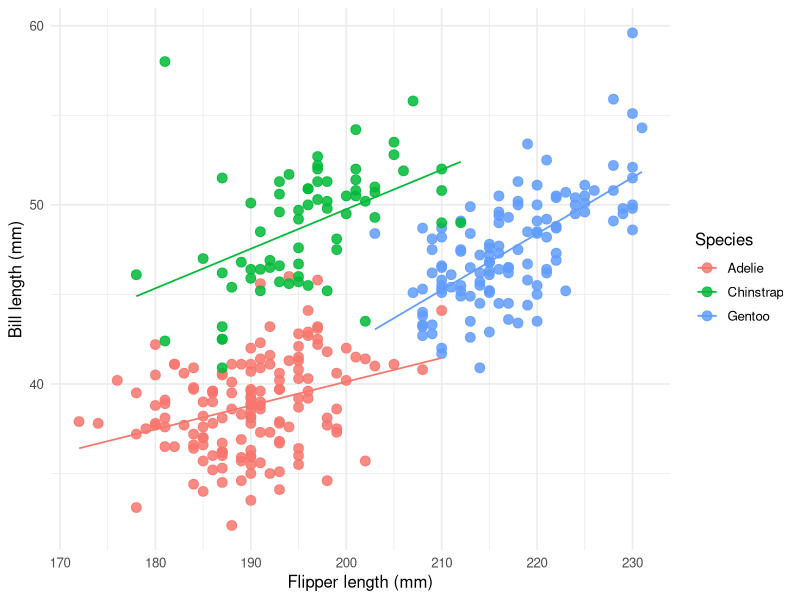

Generate this figure with R: (Note: this script raises an error after producing the figure.)
## ---- chunk 1
#| label: fig-penguins
#| fig-cap: "Bill length vs flipper length by species (palmerpenguins)."
#| fig-width: 6
#| fig-height: 4

library(ggplot2)

ggplot(
  palmerpenguins::penguins,
  aes(x = flipper_length_mm, y = bill_length_mm, colour = species)
) +
  geom_point(size = 3, alpha = 0.85) +
  geom_smooth(method = "lm", se = FALSE, linewidth = 0.6) +
  labs(
    x = "Flipper length (mm)",
    y = "Bill length (mm)",
    colour = "Species"
  ) +
  theme_minimal(base_size = 12)
## ---- chunk 2
#| echo: true
#| code-fold: false

library(dplyr)

palmerpenguins::penguins |>
  count(species) |>
  rename(Sp = species)
## ---- chunk 3
#| echo: true
#| code-fold: false
palmerpenguins::penguins |>
  dplyr::filter(species == "Adelie") |>
  dplyr::select(island, bill_length_mm, flipper_length_mm, body_mass_g) |>
  head(5)
## ---- chunk 4
#| echo: true
#| code-fold: false
palmerpenguins::penguins |>
  dplyr::filter(species == "Chinstrap") |>
  dplyr::select(island, bill_length_mm, flipper_length_mm, body_mass_g) |>
  head(5)
## ---- chunk 5
#| echo: true
#| code-fold: false
palmerpenguins::penguins |>
  dplyr::filter(species == "Gentoo") |>
  dplyr::select(island, bill_length_mm, flipper_length_mm, body_mass_g) |>
  head(5)
## ---- chunk 6
#| echo: true
sessioninfo::session_info(pkgs = "attached")
